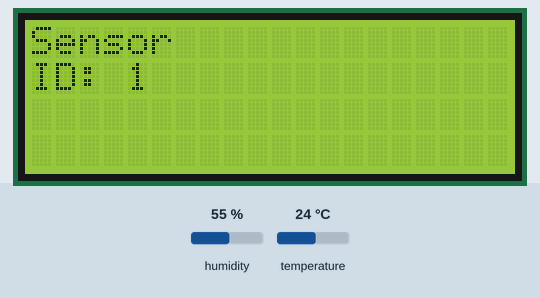
This sketch was run on a simulated Arduino Uno, built with avr-gcc and run on an emulated ATmega328P. On the bench: 20×4 character LCD. The inputs (shaded band) are chosen by the test bench; at power-on: humidity 55 %, temperature 24 °C. No radio packets arrive unless stated; what the sketch prints to the serial monitor is not drawn.

Above: at 0.1 s.
At 5.1 s:
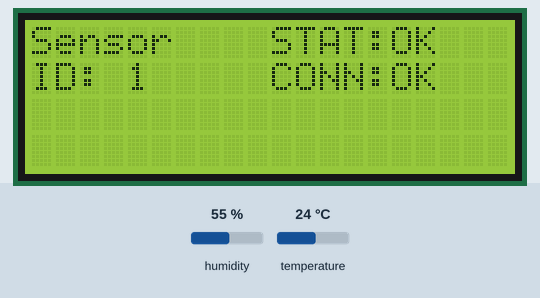

The sketch:

sensor.ino
```cpp
#include <Wire.h>
#include <LCD.h>
#include <LiquidCrystal_I2C.h> // F Malpartida's NewLiquidCrystal library
#include "SHTSensor.h"
#include <SPI.h>
#include <RF24.h>
#include <avr/wdt.h> //watchdog
#include <common.h>

//#define DEBUG

#define I2C_ADDR 0x3F // Define I2C Address for controller
#define RF_CE_PIN 10 //RF24 data
#define RF_CS_PIN 9 //RF24 chip select

#define BACKLIGHT 3
#define LCD_SIZE_X 20
#define LCD_SIZE_Y 4

//#define RADIO_COUNT 3
#define RADIO_ID 1

#define SIMPLE_TIME 5000
#define SUBMIT_INTERVAL 5000

//flag for error led
#define OK B00000000
#define E_SENSOR B00000001
#define E_SD B00000010

//struct dataStruct {
//  unsigned long _micros;
//  int id;
//  int type;//1:SHT, 2:CO2
//  float value1;//temp;CO2
//  float value2;//rh;
//} myData;

//Display variables
LiquidCrystal_I2C lcd(I2C_ADDR, BACKLIGHT, POSITIVE);
//SHTSensor sht(SHTSensor::SHT3X_ALT);
SHTSensor sht;
RF24 radio(RF_CE_PIN, RF_CS_PIN);

//byte addresses[RADIO_COUNT][6] = {"1Node", "2Node", "3Node"};
//RfDataObj myData;

float sensorTemp = 0;
float sensorRh = 0;
unsigned long simpleTime = 0;
unsigned long submitTime = 0;
unsigned long previousMillis = 0;
boolean doSubmit = true;
boolean doSimple = true;

byte lcdCountdown = 0;

byte error = B00000000;
int errorCount = 0;

void(* resetFunc) (void) = 0;

void setup() {
  Wire.begin();
  Serial.begin(9600);
  #ifdef DEBUG
    Serial.print(F("BOOT"));
#endif
  // put your setup code here, to run once:
  //watchdog
  wdt_enable(WDTO_8S);

  sht.init();

  lcd.begin (LCD_SIZE_X, LCD_SIZE_Y); // initialize the lcd
  lcd.backlight();
  lcd.setCursor(0, 0);
  lcd.print(F("Sensor"));

  lcd.setCursor(0, 1);
  lcd.print("ID: "); lcd.print(RADIO_ID);

  radio.begin();
  // Set the PA Level low to prevent power supply related issues since this is a
  // getting_started sketch, and the likelihood of close proximity of the devices. RF24_PA_MAX is default.
  radio.setPALevel(RF24_PA_HIGH);
  radio.setChannel(RF_CHANNEL);
  //radio.setCRCLength( RF24_CRC_16 ) ;
  radio.setDataRate(RF24_250KBPS);
  //radio.setPayloadSize(sizeof(myData));
  // Open a writing and reading pipe on each radio, with opposite addresses
  Serial.print("Radio ID: "); Serial.println((const char*)addresses[RADIO_ID]);
  radio.openWritingPipe(addresses[RADIO_ID]);
  radio.openReadingPipe(1, addresses[CONTROLLER]);
  myData.id = RADIO_ID;
  //  int j = 1;
  //  Serial.print("Listen ID: ");
  //  for (int i = 0; i < RADIO_COUNT; i++) {
  //    if (i != RADIO_ID) {
  //      Serial.print((const char*)addresses[i]);
  //      Serial.print(";");
  //      radio.openReadingPipe(j, addresses[i]);
  //      j++;
  //    }
  //  }
  //  radio.startListening();
  //radio.stopListening();
  simpleTime = millis();
  errorCount = 0;
  #ifdef DEBUG
    Serial.print(F("Done"));
#endif
}

void loop() {
  wdt_reset();//I am still alive!!

  //millis overflow detection
  unsigned long inTime = millis();
  if (previousMillis > inTime) {
    simpleTime = inTime;
    submitTime = inTime;
  }
  previousMillis = inTime;

  doSimple = ( inTime - simpleTime > SIMPLE_TIME);
  doSubmit = ( inTime - submitTime > SUBMIT_INTERVAL);
  error = 0;
  // put your main code here, to run repeatedly:
  if (doSimple) {
#ifdef DEBUG
    Serial.print(F("Simpling..."));
#endif
    lcd.setCursor(10, 0);
    lcd.print("STAT:");
    if (sht.readSample()) {
      lcd.print("OK ");
      sensorTemp = sht.getTemperature();
      sensorRh = sht.getHumidity();
    } else {
      Serial.println(F("E]SHT"));
      lcd.print("ERR");
      error = error | E_SENSOR;
    }

#ifdef LCD
    lcd.setCursor(0, 2);
    lcd.print("TEMP: "); lcd.print(sensorTemp);
    lcd.setCursor(0, 3);
    lcd.print("RH: "); lcd.print(sensorRh);
#endif
  }

  if (doSubmit) {
    //radio.powerUp();
#ifdef DEBUG
    Serial.print(F("Now sending.."));
#endif
    myData.id = RADIO_ID;
    myData._micros = micros();
    myData.type = SENSOR_TYPE_TEMP_RH;
    if (error == 0) {
      myData.value1 = sensorTemp;
      myData.value2 = sensorRh;
    } else {
      myData.value1 =  myData.value2 = 0;
    }
#ifdef DEBUG
    Serial.print(myData._micros);
    Serial.print(F(" : "));
    Serial.print(myData.id); Serial.print(F(" | "));
    Serial.print(myData.type); Serial.print(F(" | "));
    Serial.print(myData.value1);
    Serial.print(F(" | "));
    Serial.print(myData.value2);
#endif
    radio.stopListening();
    lcd.setCursor(10, 1); lcd.print("CONN:");
    if (radio.write( &myData, sizeof(myData))) {
#ifdef DEBUG
      Serial.println(F("..Done"));
#endif
      lcd.print("OK  ");
      submitTime = inTime;
    } else {
#ifdef DEBUG
      Serial.println(F("..Fail"));
#endif
      lcd.print("FAIL");
      error = error | E_SD;
    }
    radio.startListening();
    //radio.powerDown();
  }

  if (error == 0) {
    if (doSimple) simpleTime = inTime;
    errorCount = 0;
  } else if (error != 0) {
#ifdef DEBUG
    Serial.print("Error Count:"); Serial.println(errorCount);
#endif
    errorCount++;
    error = 0;
    delay(2000);
  }

  if (errorCount > 30) {
    resetFunc();
  }
}
```
